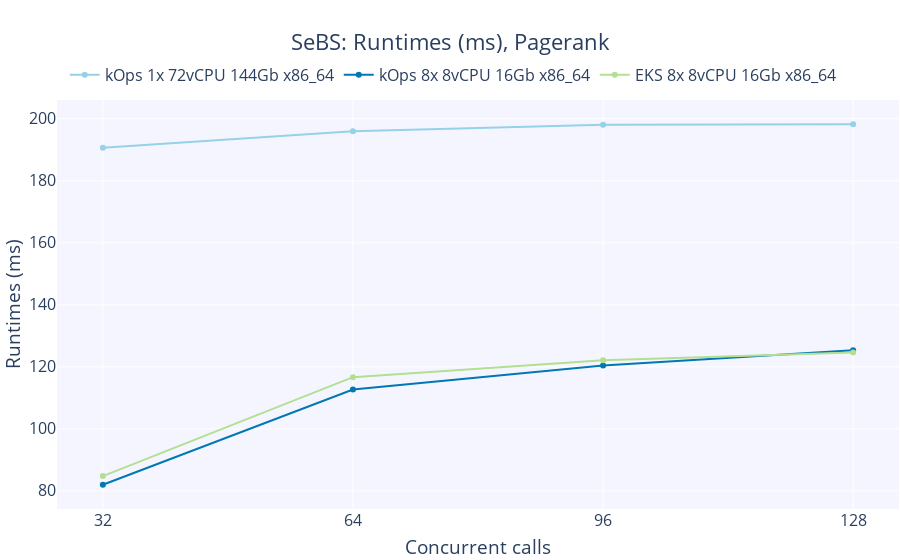

Notebook source saved alongside this figure:
### Code cell
fig = go.Figure()

# Add figure title
fig.update_layout(
    legend=dict(
        orientation="h",
        yanchor="bottom",
        y=1.02,
        xanchor="center",
        x=0.47
    ),
    margin=dict(
        # t=1,
        b=1,
        l=1,
        r=1,
        autoexpand=True
    ),
    font=dict(
        size=16
    ),
    title = dict(
        text = "SeBS: Runtimes (ms), Pagerank",
        x = 0.5,
        xanchor = 'center'
    ),
    xaxis = dict(
        tickmode = 'array',
        tickvals = concurrent_calls
    ),
    xaxis_title_text='Concurrent calls',
    yaxis_title_text='Runtimes (ms)',
    plot_bgcolor=bgColor
)

for i, k in enumerate(clusters):
    fig.add_trace(
        go.Scatter(
            x = concurrent_calls,
            y = [sebs_df[k]['pagerank'][c]['runtime'].mean() for c in concurrent_calls], 
            name = k,
            marker_color=colorPallet[i]
        )
    )
    
fig.show()

### Figure 1 — Plotly figure (JSON) as saved in the notebook; plotly's stock layout.template omitted (floating-point values rounded to 4 significant figures)
{"data": [{"marker": {"color": "rgba(151, 209, 233, 255)"}, "name": "kOps 1x 72vCPU 144Gb x86_64", "type": "scatter", "x": [32, 64, 96, 128], "y": [190.6, 196.0, 198.0, 198.2]}, {"marker": {"color": "rgba(0, 120, 179, 255)"}, "name": "kOps 8x 8vCPU 16Gb x86_64", "type": "scatter", "x": [32, 64, 96, 128], "y": [81.95, 112.7, 120.4, 125.4]}, {"marker": {"color": "rgba(179, 223, 146, 255)"}, "name": "EKS 8x 8vCPU 16Gb x86_64", "type": "scatter", "x": [32, 64, 96, 128], "y": [84.77, 116.7, 122.1, 124.6]}], "layout": {"font": {"size": 16}, "legend": {"orientation": "h", "x": 0.47, "xanchor": "center", "y": 1.02, "yanchor": "bottom"}, "margin": {"autoexpand": true, "b": 1, "l": 1, "r": 1}, "plot_bgcolor": "rgba(245,245,255,255)", "title": {"text": "SeBS: Runtimes (ms), Pagerank", "x": 0.5, "xanchor": "center"}, "xaxis": {"autorange": true, "range": [25.96, 134.0], "tickmode": "array", "tickvals": [32, 64, 96, 128], "title": {"text": "Concurrent calls"}, "type": "linear"}, "yaxis": {"autorange": true, "range": [73.64, 206.5], "title": {"text": "Runtimes (ms)"}, "type": "linear"}}}
